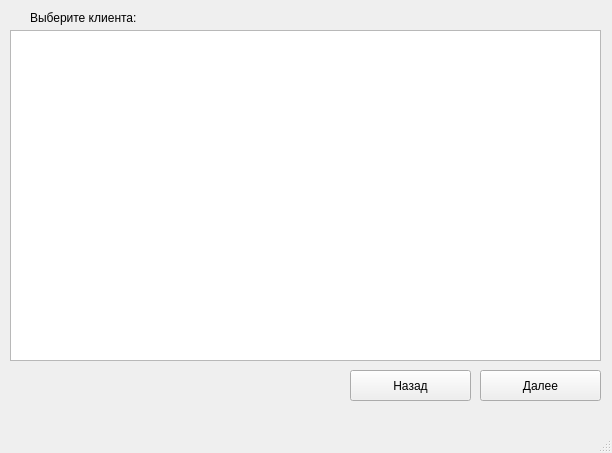
<?xml version="1.0" encoding="UTF-8"?>
<ui version="4.0">
 <class>NewCaseForm</class>
 <widget class="QMainWindow" name="NewCaseForm">
  <property name="geometry">
   <rect>
    <x>0</x>
    <y>0</y>
    <width>612</width>
    <height>453</height>
   </rect>
  </property>
  <property name="windowTitle">
   <string>Новое дело</string>
  </property>
  <widget class="QWidget" name="centralwidget">
   <widget class="QStackedWidget" name="caseDataSW">
    <property name="geometry">
     <rect>
      <x>10</x>
      <y>10</y>
      <width>591</width>
      <height>421</height>
     </rect>
    </property>
    <property name="currentIndex">
     <number>0</number>
    </property>
    <widget class="QWidget" name="clientChoicePage">
     <widget class="QTableWidget" name="clientsTable">
      <property name="geometry">
       <rect>
        <x>0</x>
        <y>20</y>
        <width>591</width>
        <height>331</height>
       </rect>
      </property>
     </widget>
     <widget class="QLabel" name="label">
      <property name="geometry">
       <rect>
        <x>20</x>
        <y>0</y>
        <width>141</width>
        <height>16</height>
       </rect>
      </property>
      <property name="text">
       <string>Выберите клиента:</string>
      </property>
     </widget>
     <widget class="QPushButton" name="continueBut">
      <property name="geometry">
       <rect>
        <x>470</x>
        <y>360</y>
        <width>121</width>
        <height>31</height>
       </rect>
      </property>
      <property name="text">
       <string>Далее</string>
      </property>
     </widget>
     <widget class="QPushButton" name="backToMainBut">
      <property name="geometry">
       <rect>
        <x>340</x>
        <y>360</y>
        <width>121</width>
        <height>31</height>
       </rect>
      </property>
      <property name="text">
       <string>Назад</string>
      </property>
     </widget>
    </widget>
    <widget class="QWidget" name="dateChoicePage">
     <widget class="QCalendarWidget" name="calendarCW">
      <property name="geometry">
       <rect>
        <x>10</x>
        <y>40</y>
        <width>321</width>
        <height>241</height>
       </rect>
      </property>
     </widget>
     <widget class="QLineEdit" name="nominalPriceLE">
      <property name="geometry">
       <rect>
        <x>20</x>
        <y>320</y>
        <width>231</width>
        <height>31</height>
       </rect>
      </property>
      <property name="placeholderText">
       <string>Номинальная цена улуги</string>
      </property>
     </widget>
     <widget class="QPushButton" name="addCaseBut">
      <property name="geometry">
       <rect>
        <x>420</x>
        <y>320</y>
        <width>141</width>
        <height>31</height>
       </rect>
      </property>
      <property name="text">
       <string>Добавить дело</string>
      </property>
     </widget>
     <widget class="QPushButton" name="backToClientChoiceBut">
      <property name="geometry">
       <rect>
        <x>290</x>
        <y>320</y>
        <width>101</width>
        <height>31</height>
       </rect>
      </property>
      <property name="text">
       <string>Назад</string>
      </property>
     </widget>
     <widget class="QLabel" name="label_2">
      <property name="geometry">
       <rect>
        <x>20</x>
        <y>10</y>
        <width>141</width>
        <height>19</height>
       </rect>
      </property>
      <property name="text">
       <string>Дата начала дела:</string>
      </property>
     </widget>
     <widget class="QTextEdit" name="caseDescrLe">
      <property name="geometry">
       <rect>
        <x>340</x>
        <y>40</y>
        <width>231</width>
        <height>241</height>
       </rect>
      </property>
      <property name="placeholderText">
       <string>Описание дела</string>
      </property>
     </widget>
    </widget>
   </widget>
  </widget>
  <widget class="QMenuBar" name="menubar">
   <property name="geometry">
    <rect>
     <x>0</x>
     <y>0</y>
     <width>612</width>
     <height>24</height>
    </rect>
   </property>
  </widget>
  <widget class="QStatusBar" name="statusbar"/>
 </widget>
 <resources/>
 <connections/>
</ui>
